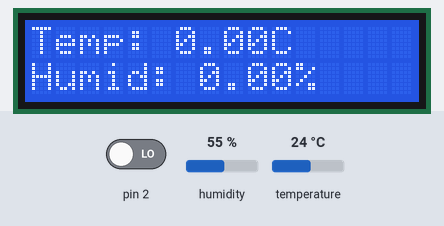
A sketch run on a simulated Arduino Uno, built with avr-gcc and run on an emulated ATmega328P. On the bench: 16×2 character LCD. Inputs (shaded band) come from the test bench; at power-on: humidity 55 %, temperature 24 °C, pin 2 LOW. The local clock reads 2024-03-15 10:24:30 at power-on unless the sketch sets it.

Above: at 1.4 s.
1.5 s: humidity set to 22 %
At 7.0 s:
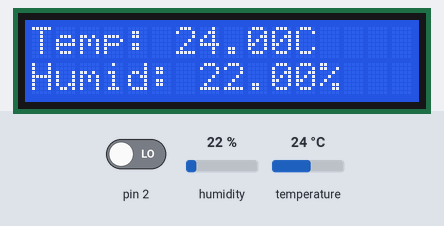
10.1 s: temperature set to 12 °C
At 13.3 s:
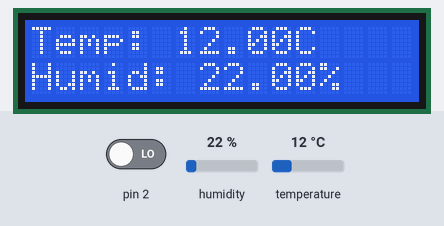
16.8 s: humidity set to 40 %
At 19.6 s:
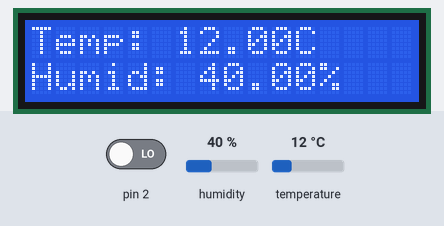
22.8 s: temperature set to 19 °C
At 24.7 s:
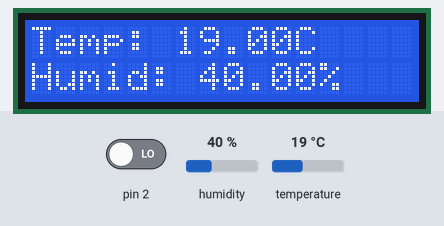
Timing chart, 0 to 26.2 s (numbered marks = the images above; inputs shaded):
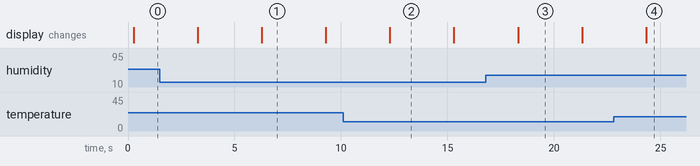

The sketch:

ClockHumidity.ino
```cpp
#include <dht_nonblocking.h>
#include<DS3231.h>
#include <LiquidCrystal.h>
#include<Wire.h>

#define DHT_SENSOR_TYPE DHT_TYPE_11

DHT_nonblocking dht_sensor(23, DHT_SENSOR_TYPE);
LiquidCrystal lcd(7, 8, 9, 10, 11, 12);
DS3231 clock;
RTCDateTime dt;

float temp;
float humid;

bool flip;

void setup() {
  clock.begin();
  lcd.begin(16, 2);
  pinMode(2, INPUT);
  delay(200);
  if(digitalRead(2) == HIGH){
    clock.setDateTime(__DATE__, __TIME__);
  }
}

static bool measure_environment( float *temperature, float *humidity )
{
  static unsigned long measurement_timestamp = millis( );

  if( millis( ) - measurement_timestamp > 3000ul )
  {
    if( dht_sensor.measure( temperature, humidity ) == true )
    {
      measurement_timestamp = millis( );
      return( true );
    }
  }

  return( false );
}

void loop() {
  measure_environment(&temp, &humid);
  dt = clock.getDateTime();

  flip = !flip;

  if(flip){
    lcd.setCursor(0, 0);
    lcd.clear();
    lcd.print("Temp: ");
    lcd.print(temp);
    lcd.print("C");
    lcd.setCursor(0, 1);
    lcd.print("Humid: ");
    lcd.print(humid);
    lcd.print("%");
  }else{
    lcd.setCursor(0, 0);
    lcd.clear();
    lcd.print(dt.year); lcd.print("-");
    lcd.print(dt.month); lcd.print("-");
    lcd.print(dt.day); lcd.setCursor(0,1);
    lcd.print(dt.hour); lcd.print(":");
    if(dt.minute < 10){
      lcd.print("0");
    }

    lcd.print(dt.minute);
  }
  delay(3000);
}
```

Measured:
- after the input at 10.1 s, the display: changes after 2.2 s (image 2)
- after the input at 16.8 s, the display: changes after 1.5 s (image 3)
- after the input at 22.8 s, the display: changes after 1.5 s (image 4)
- what the display in image 1 shows lasts 3.0 s, from 6.3 s to 9.3 s
